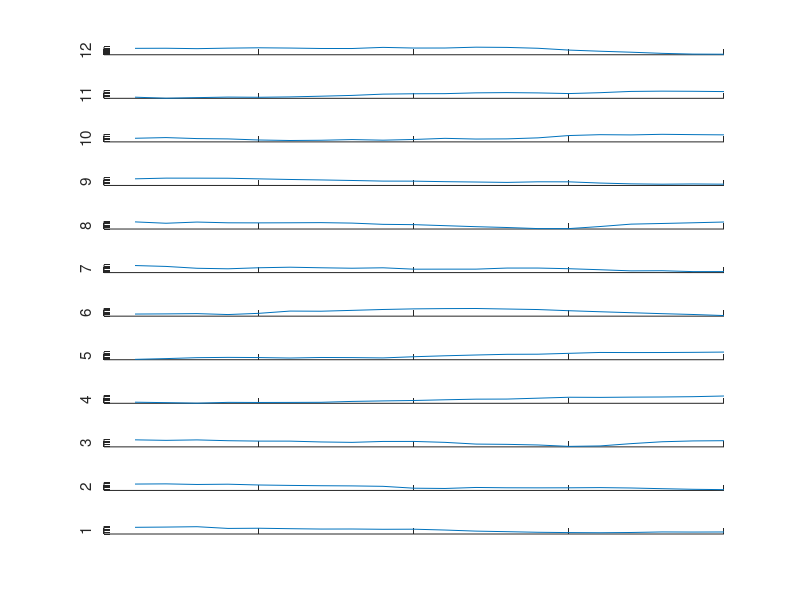

Reproduce this figure in MATLAB. (Note: this script raises an error after producing the figure.)
load('JapaneseVowelsTrain.mat');

X(1:5)

figure(2)

for i=1:12
    subplot(12,1,13-i);
    plot(X{1}(i,:));
    ylabel(i);
    xticklabels('');
    yticklabels('');
    box off
end

numO = numel(X);
for i=1:numO
    seq = X{i};
    seqLen(i) = size(seq,2);
end;

[seqLen , idx] = sort(seqLen);
X =X(idx);
Y =Y(idx);

figure(3)
bar(seqLen);


miniBatch =27;

miniBatchLocation =miniBatch+1: miniBatch:numO;
Xloc = repmat(miniBatchLocation,[2 1]);
Yloc = repmat([0;30],[1 9]);


inputSize = 12;
outPutsize =100;
numClass = 9;
outMode = 'last';

layers = [
    sequenceInputLayer(inputSize)
    lstmLayer(outPutsize,'OutputMode',outMode)
    fullyConnectedLayer(numClass)
    softmaxLayer
    classificationLayer]

maxEpoch =150;
miniBatch =27;
shuffle ='never';


option = trainingOptions('sgdm','MaxEpochs',maxEpoch,'MiniBatchSize',miniBatch,'Shuffle',shuffle);


net   =  trainNetwork(X,Y,layers,option);
















